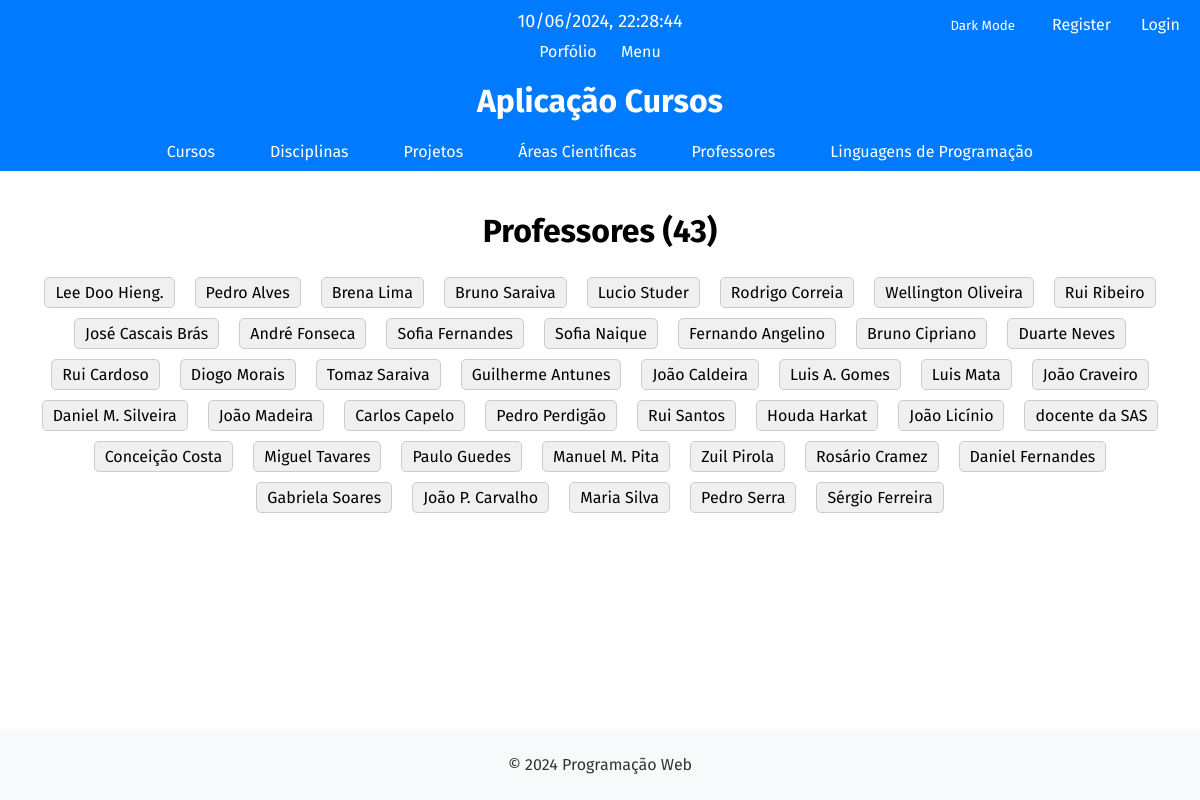
The app's page /cursos/professores with its own data.
### curso/models.py (models this page shows)
class Teacher(models.Model):
    name = models.CharField(max_length=255)
    def __str__(self):
        return self.name

### curso/views.py (the view)
# urls.py: path('professores', views.professores_view, name = 'professores'), #lista professores
def professores_view(request):
    professores = Teacher.objects.all()
    return render(request, 'curso/professores.html', { 'professores' : professores, 'is_editor': is_editor_curso(request.user) })

### curso/views.py (called while the page is built)
def is_editor_curso(user):
    return user.groups.filter(name='editor_curso').exists()

### curso/templates/curso/professores.html (shortened to what this page needs)
{% extends 'curso/layout.html' %}
{% block content %}
    <h1>Professores ({{professores|length}})</h1>
    <ul class="lista-item2">
        {% for professor in professores %}
            <li>
                <p>{{ professor }}</p>
            </li>
        {% endfor %}
    </ul>
{% endblock %}

### curso/static/curso/estilos.css (style rules this page uses)
body { font-family: 'Fira Sans', sans-serif; font-optical-sizing: auto; margin: 0; padding: 0; display: flex; flex-direction: column; min-height: 100vh; }
.lista-item2 { list-style-type: none; padding: 0; display: flex; flex-wrap: wrap; justify-content: center; }
.lista-item2 li { margin: 5px 10px; padding: 5px 10px; background-color: #f0f0f0; border: 1px solid #ccc; border-radius: 5px; white-space: nowrap; }
.lista-item2 li p { margin: 0; }
h1 { text-align: center; }

### records on screen
Teacher: name "Lee Doo Hieng."
Teacher: name "Pedro Alves"
Teacher: name "Brena Lima"
Teacher: name "Bruno Saraiva"
Teacher: name "Lucio Studer"
Teacher: name "Rodrigo Correia"
Teacher: name "Wellington Oliveira"
Teacher: name "Rui Ribeiro"
Teacher: name "José Cascais Brás"
Teacher: name "André Fonseca"
Teacher: name "Sofia Fernandes"
Teacher: name "Sofia Naique"
Teacher: name "Fernando Angelino"
Teacher: name "Bruno Cipriano"
Teacher: name "Duarte Neves"
Teacher: name "Rui Cardoso"
Teacher: name "Diogo Morais"
Teacher: name "Tomaz Saraiva"
Teacher: name "Guilherme Antunes"
Teacher: name "João Caldeira"
Teacher: name "Luis A. Gomes"
Teacher: name "Luis Mata"
Teacher: name "João Craveiro"
Teacher: name "Daniel M. Silveira"
Teacher: name "João Madeira"
Teacher: name "Carlos Capelo"
Teacher: name "Pedro Perdigão"
Teacher: name "Rui Santos"
Teacher: name "Houda Harkat"
Teacher: name "João Licínio"
Teacher: name "docente da SAS"
Teacher: name "Conceição Costa"
Teacher: name "Miguel Tavares"
Teacher: name "Paulo Guedes"
Teacher: name "Manuel M. Pita"
Teacher: name "Zuil Pirola"
Teacher: name "Rosário Cramez"
Teacher: name "Daniel Fernandes"
Teacher: name "Gabriela Soares"
Teacher: name "João P. Carvalho"
Teacher: name "Maria Silva"
Teacher: name "Pedro Serra"
Teacher: name "Sérgio Ferreira"

### other values on screen
{{ professores|length }} "43"
